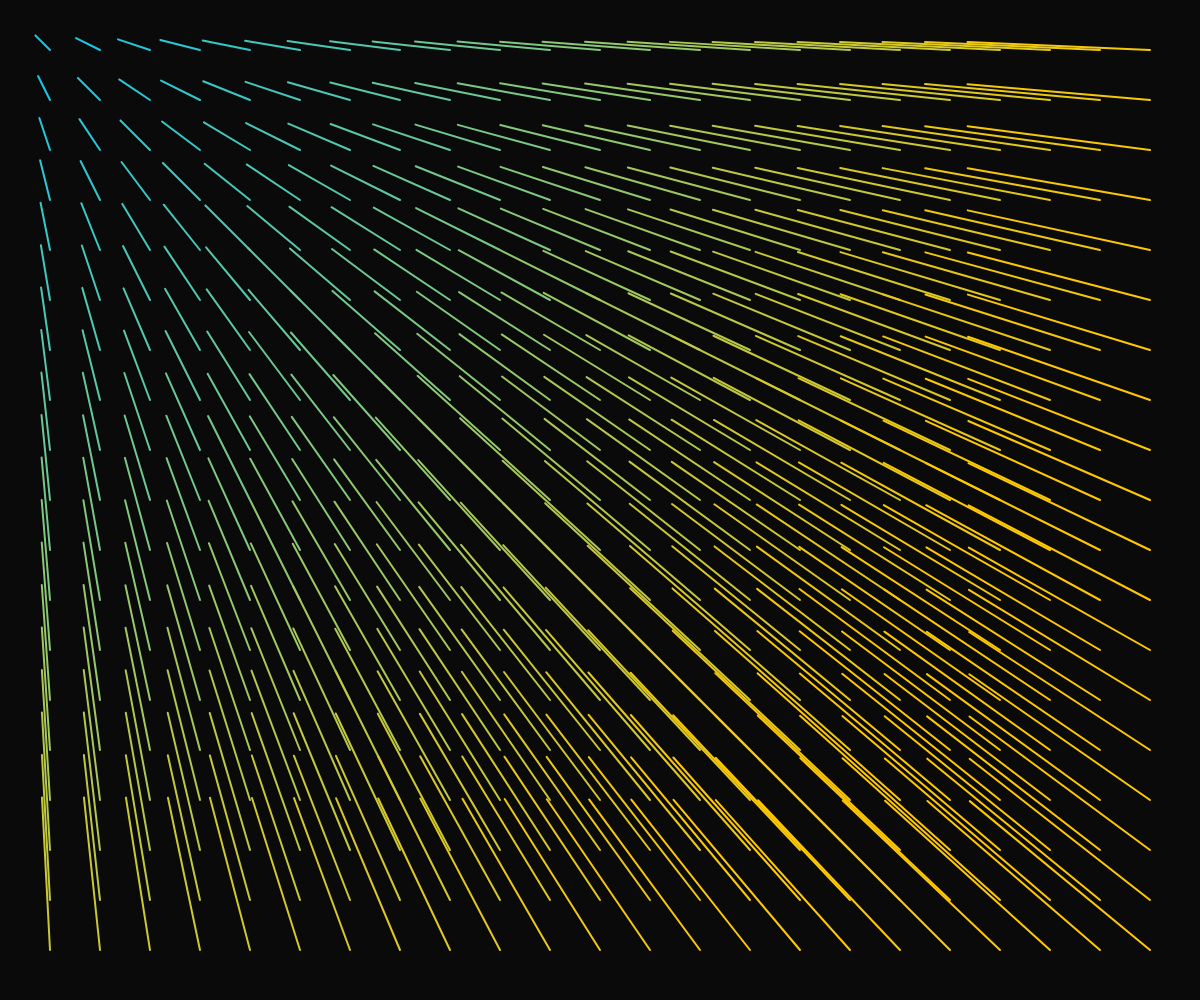
Frame 1 (no input)
Frame 60 (no input): identical to frame 1, image omitted
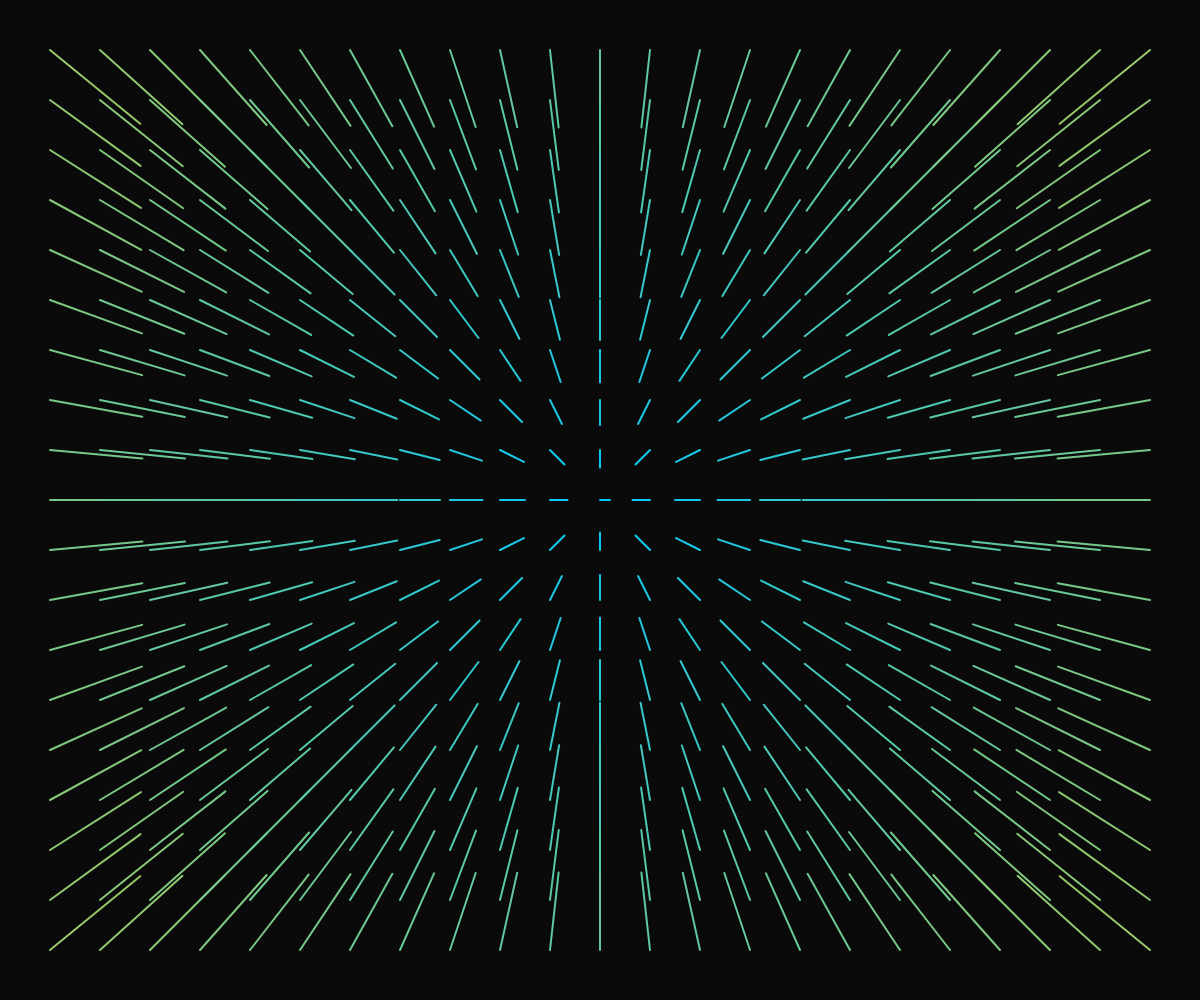
Frame 120 (the mouse pressed at the canvas centre since frame 60)

The p5.js sketch that drew these frames (run headless with seeded random() and noise() and a simulated clock; from frame 60 on, the mouse is pressed at the canvas centre):

// p5.js sketch
// ── sketch.js
function setup() {
  createCanvas(windowWidth, windowHeight);
}

function draw() {
  background(10); // Fondo oscuro
  strokeWeight(2); // Líneas más delgadas

  for (let x = 50; x <= width - 50; x += 50) {
    for (let y = 50; y <= height - 50; y += 50) {
      let distance = dist(mouseX, mouseY, x, y);
      let length = map(distance, 0, width / 2, 10, 100);
      let hue = map(distance, 0, width, 0, 255);
      let angle = atan2(mouseY - y, mouseX - x);
      stroke(hue, 200, 255 - hue);
      push();
      translate(x, y);
      rotate(angle);
      line(0, 0, length, 0);
      pop();
    }
  }
}
